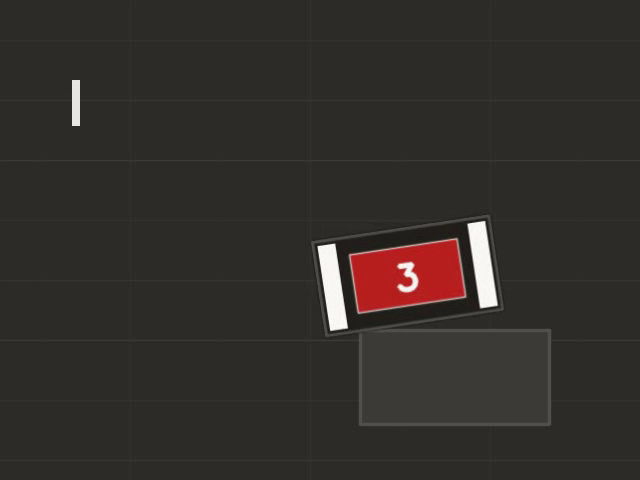
//> input picture frame 30 of lessons/opencv/素材/synth_armor.mp4, 640 x 480 px
$ ./9.1-video_meta   (built with g++ and OpenCV 4)
//> lines starting //> are read from the running program, lines starting //| are printed output that depends on the picture; after the words box and inside, x2 and y2 are one past the last pixel; in counts of white or black regions, pixels touching at a corner belong together
#include <iomanip>
#include <iostream>
#include <string>
#include <vector>

#include <opencv2/core.hpp>
#include <opencv2/imgcodecs.hpp>
#include <opencv2/imgproc.hpp>
#include <opencv2/videoio.hpp>

namespace {

void label(cv::Mat& frame, const std::string& text) {
    cv::rectangle(frame, cv::Rect(0, 0, frame.cols, 34),
                  cv::Scalar(20, 20, 20), cv::FILLED);
    cv::putText(frame, text, cv::Point(10, 24), cv::FONT_HERSHEY_SIMPLEX,
                0.65, cv::Scalar(245, 245, 245), 1, cv::LINE_AA);
}

}  // namespace

int main() {
    const std::string path = "../素材/synth_armor.mp4";
    cv::VideoCapture cap(path);
    if (!cap.isOpened()) {
        std::cout << "无法打开 " << path << '\n';
        return 1;
    }

    const int width = cvRound(cap.get(cv::CAP_PROP_FRAME_WIDTH));
    const int height = cvRound(cap.get(cv::CAP_PROP_FRAME_HEIGHT));
    const double fps = cap.get(cv::CAP_PROP_FPS);
    const int frames = cvRound(cap.get(cv::CAP_PROP_FRAME_COUNT));

    cap.set(cv::CAP_PROP_POS_FRAMES, 0);
    cv::Mat first;
    cap >> first;
//> first is the input picture: 480 rows x 640 cols, CV_8UC3; mean B, G, R 42.7, 46.6, 51.5
    const bool first_saved =
        !first.empty() && cv::imwrite("../素材/out_armor_first.png", first);

    const std::vector<int> samples = {0, 40, 150, 240};
    std::vector<cv::Mat> tiles;
    for (int index : samples) {
        cap.set(cv::CAP_PROP_POS_FRAMES, index);
        cv::Mat frame;
        cap >> frame;
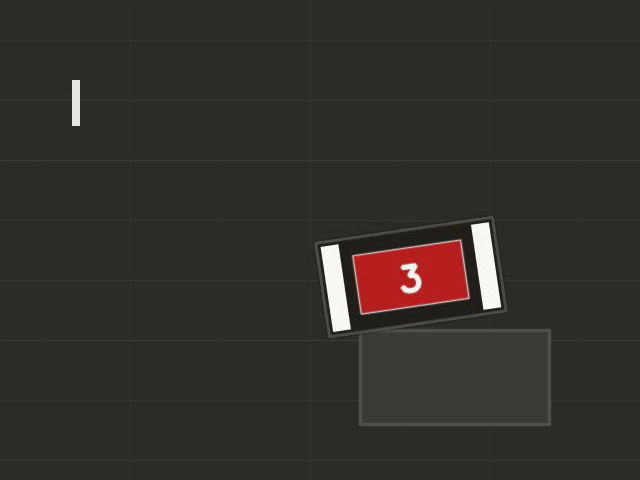
//> input picture frame 31 of lessons/opencv/素材/synth_armor.mp4, 640 x 480 px
//> frame is the input picture: 480 rows x 640 cols, CV_8UC3; mean B, G, R 42.7, 46.6, 51.5
        if (frame.empty()) {
            continue;
        }
        label(frame, "frame " + std::to_string(index));
//> in label, `cv::rectangle(frame, cv::Rect(0, 0, frame.cols, 34), cv::Scalar(20, 20..`: frame: 480 rows x 640 cols, CV_8UC3; 7.08% of pixels changed, all inside (x1, y1, x2, y2) = (0, 0, 640, 34)
//> in label, `cv::putText(frame, text, cv::Point(10, 24), cv::FONT_HERSHEY_SIMPLEX, ..`:
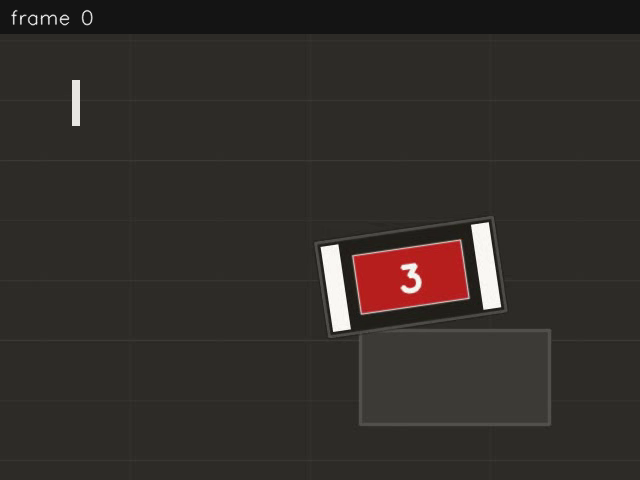
//> frame: 480 rows x 640 cols, CV_8UC3; mean B, G, R 41.5, 45.2, 49.9
        tiles.push_back(frame);
    }
//> pass 2 of the loop `for (int index : samples)`:
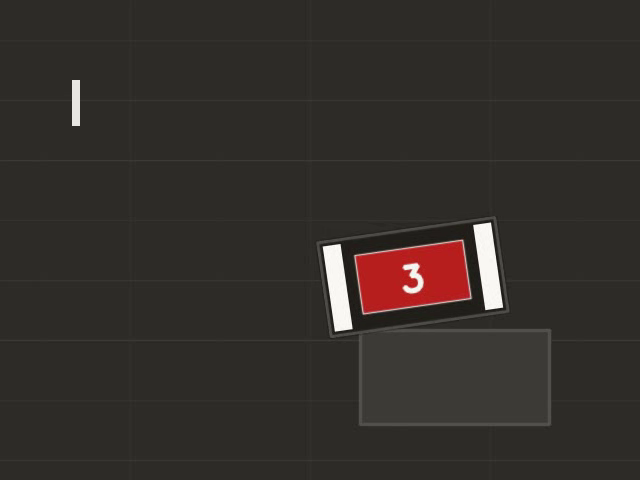
//> input picture frame 32 of lessons/opencv/素材/synth_armor.mp4, 640 x 480 px
//> frame is the input picture: 480 rows x 640 cols, CV_8UC3; mean B, G, R 42.7, 46.6, 51.5
//> in label (call 2), `cv::putText(frame, text, cv::Point(10, 24), cv::FONT_HERSHEY_SIMPLEX, ..`:
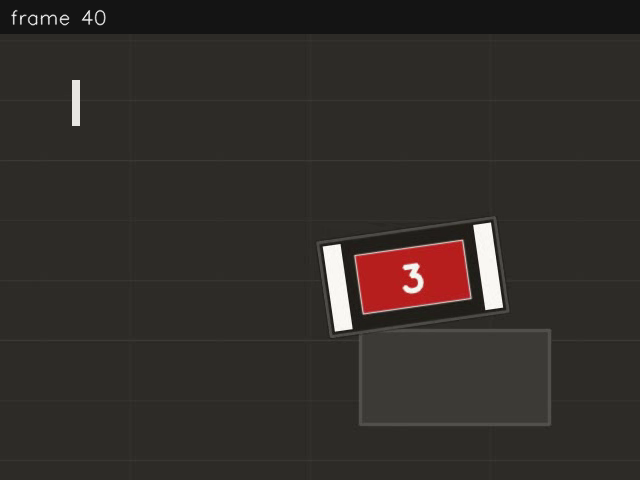
//> frame: 480 rows x 640 cols, CV_8UC3; mean B, G, R 41.5, 45.2, 50
//> pass 3 of the loop `for (int index : samples)`:
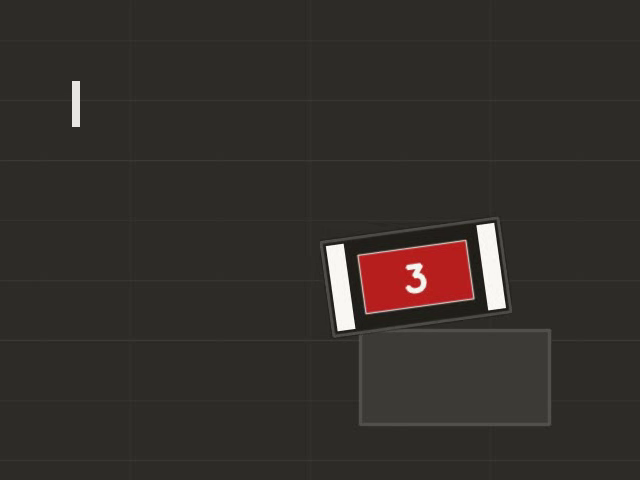
//> input picture frame 33 of lessons/opencv/素材/synth_armor.mp4, 640 x 480 px
//> frame is the input picture: 480 rows x 640 cols, CV_8UC3; mean B, G, R 42.7, 46.6, 51.5
//> in label (call 3), `cv::putText(frame, text, cv::Point(10, 24), cv::FONT_HERSHEY_SIMPLEX, ..`:
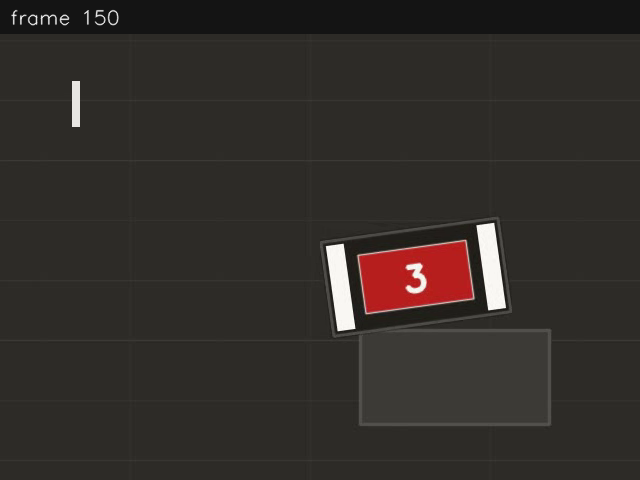
//> frame: 480 rows x 640 cols, CV_8UC3; mean B, G, R 41.6, 45.2, 50
//> the loop made 4 passes; the first 3 are shown

    cv::Mat storyboard;
    if (tiles.size() == 4) {
        cv::Mat top;
        cv::Mat bottom;
        cv::hconcat(std::vector<cv::Mat>{tiles[0], tiles[1]}, top);
        cv::hconcat(std::vector<cv::Mat>{tiles[2], tiles[3]}, bottom);
        cv::vconcat(top, bottom, storyboard);
    }
    const bool story_saved = !storyboard.empty() &&
                             cv::imwrite("../素材/out_armor_story.png",
                                        storyboard);
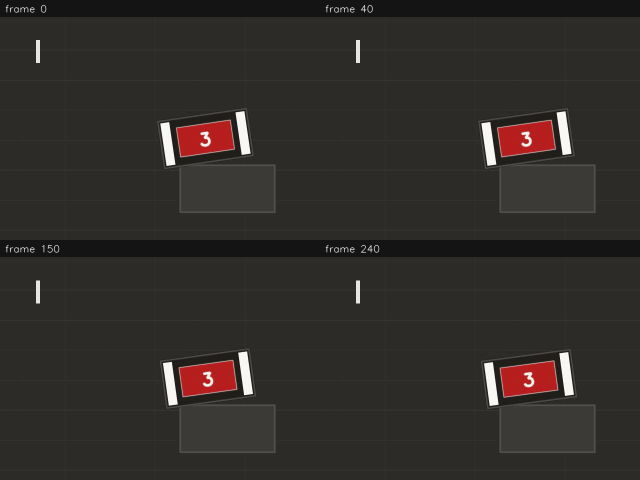
//> saved as out_armor_story.png: 960 rows x 1280 cols, CV_8UC3 (shown at 1/2 size); mean B, G, R 41.5, 45.2, 49.9

    std::cout << std::fixed << std::setprecision(3);
    std::cout << "width = " << width << " height = " << height << '\n';
    std::cout << "fps = " << fps << " frames = " << frames << '\n';
    std::cout << "duration_s = " << frames / fps << '\n';
    std::cout << "first_saved = " << (first_saved ? "yes" : "no") << '\n';
//| first_saved = yes
    std::cout << "story_frames = " << tiles.size() << '\n';
    std::cout << "story_saved = " << (story_saved ? "yes" : "no");
    if (!storyboard.empty()) {
        std::cout << " " << storyboard.cols << "x" << storyboard.rows;
//|  1280x960
    }
    std::cout << '\n';
    return 0;
}

$ run again, starting later in the video
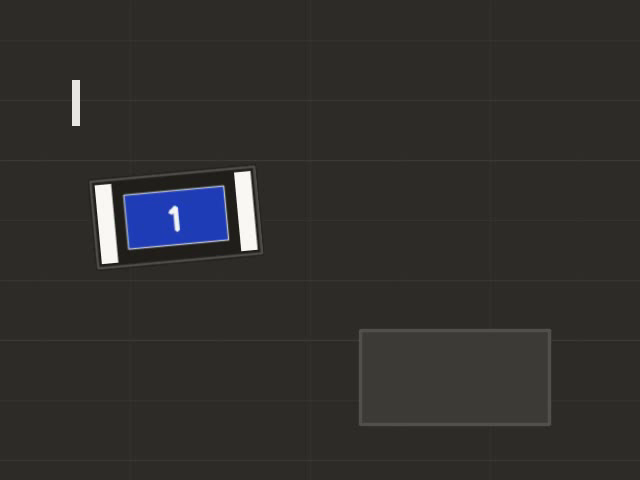
//> input picture frame 240 of lessons/opencv/素材/synth_armor.mp4, 640 x 480 px
//> first is the input picture: 480 rows x 640 cols, CV_8UC3; mean B, G, R 44.8, 46.7, 48.2
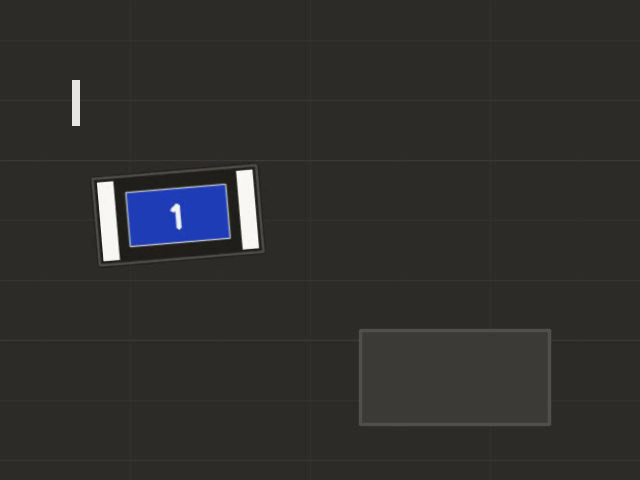
//> input picture frame 241 of lessons/opencv/素材/synth_armor.mp4, 640 x 480 px
//> frame is the input picture: 480 rows x 640 cols, CV_8UC3; mean B, G, R 44.8, 46.7, 48.2
//> `const bool story_saved = !storyboard.empty() && cv::imwrite("../素材/out..`:
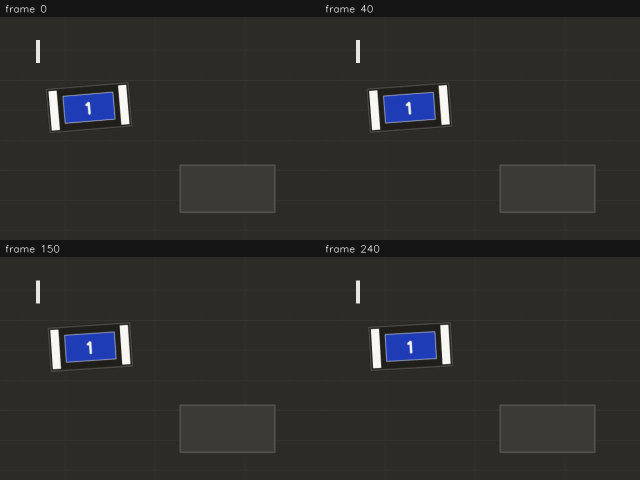
//> saved as out_armor_story.png: 960 rows x 1280 cols, CV_8UC3 (shown at 1/2 size); mean B, G, R 43.7, 45.3, 46.6
//| first_saved = yes
//|  1280x960
